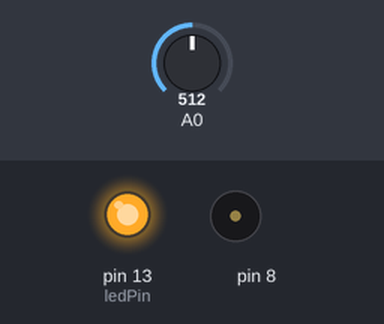
A sketch run on a simulated Arduino Uno, built with avr-gcc and run on an emulated ATmega328P. On the bench: output pins drawn as LEDs (lit = HIGH), buzzer (waves = sounding). Inputs (shaded band) come from the test bench; at power-on: A0 = 512.

Above: at 0.1 s.
At 5.1 s:
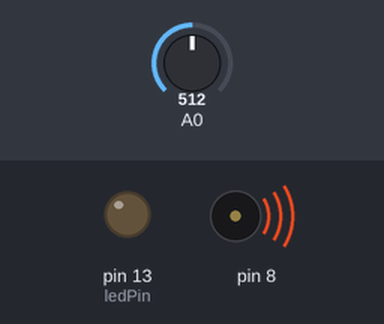
Timing chart, 0 to 6.6 s (numbered marks = the images above):
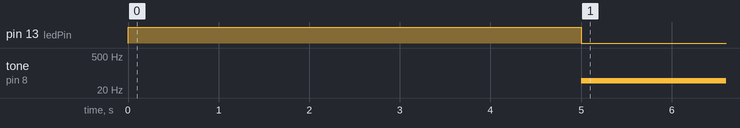

The sketch:

Project06.ino
```cpp
int sensorValue;
int sensorLow = 1023;
int sensorHigh = 0;

const int ledPin = 13;

void setup(){
  pinMode(ledPin, OUTPUT);
  digitalWrite(ledPin, HIGH);

  while(millis() < 5000){
    sensorValue = analogRead(A0);
    sensorHigh = max(sensorHigh, sensorValue);
    sensorLow = min(sensorLow, sensorValue);
  }

  digitalWrite(ledPin, LOW);

}

void loop(){
  sensorValue = analogRead(A0);

  int pitch = map(sensorValue, sensorLow, sensorHigh, 50, 4000);
  tone(8, pitch, 20);
  delay(10);
}
```

Measured:
- by itself, tone on pin 8: silent → 49 Hz at 5.0 s
